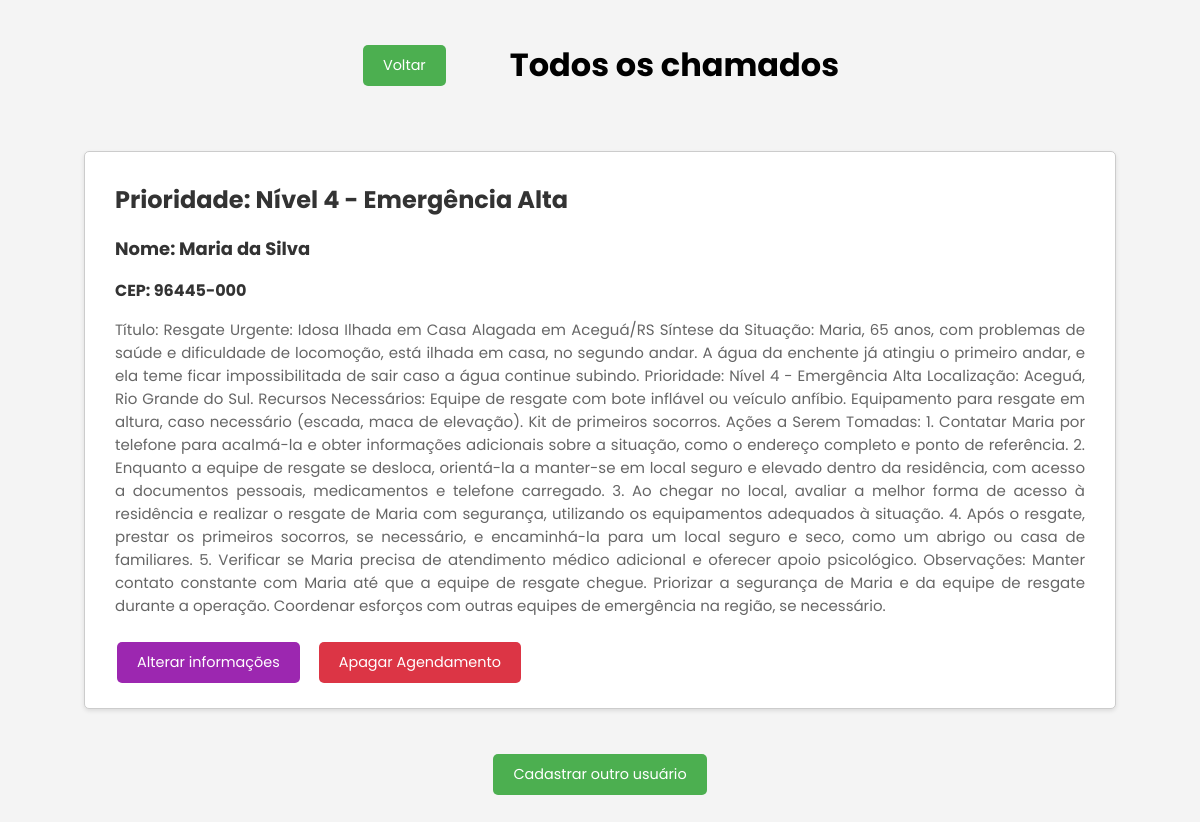
Page /resgates on the earlier database version.
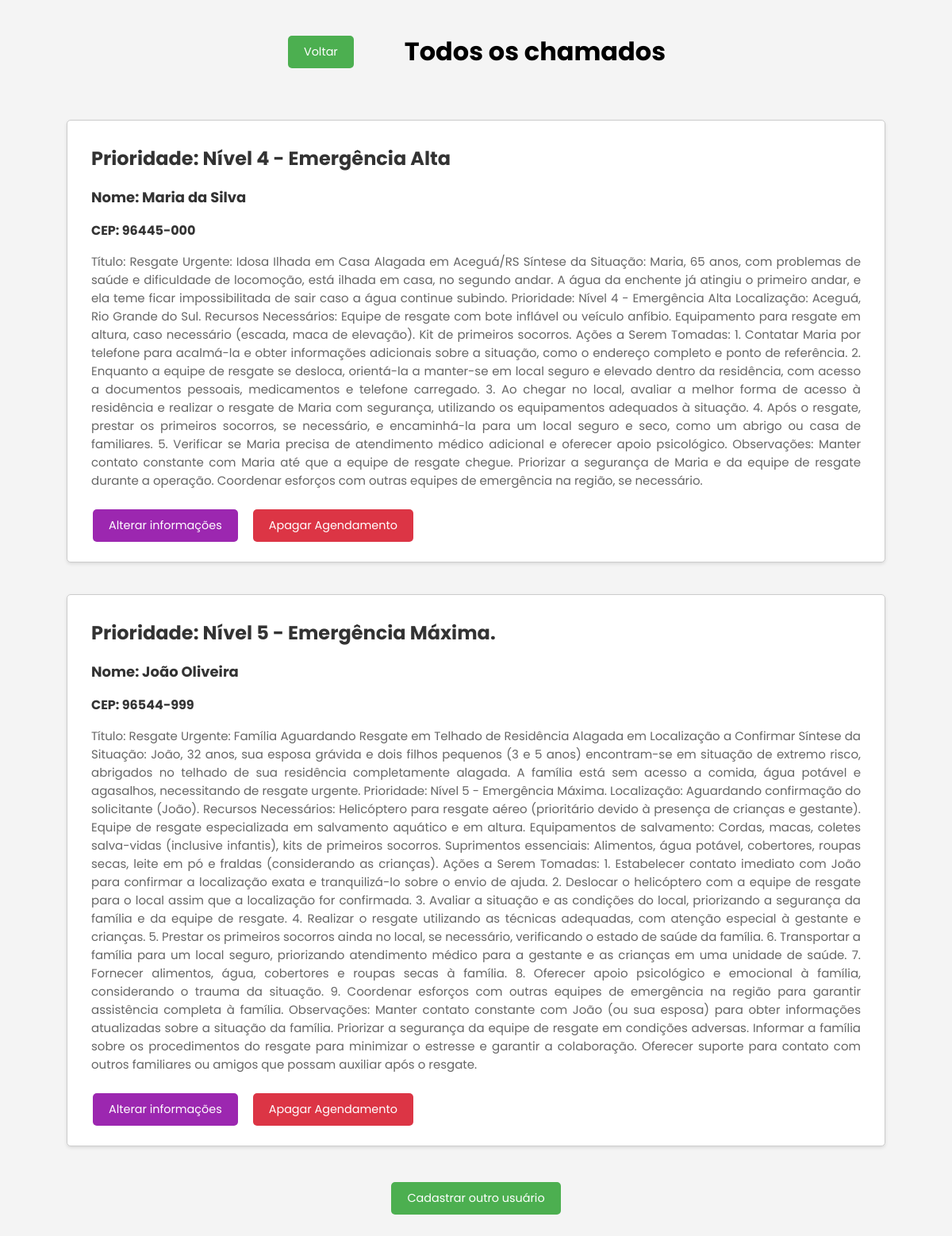
Same page on the later database version.
### model.py (models this page shows, shortened)
class Usuario(db.Model):
  __tablename__ = 'User'
  id = db.Column(db.Integer, primary_key=True, autoincrement=True)
  nome = db.Column(db.String(50))
  cep = db.Column(db.String(9))
  prompt = db.Column(db.String)
  saida = db.Column(db.String)
  prioridade = db.Column(db.String(1))

### app.py (the view)
@app.get('/resgates')
def resgates_get():
  usuarios = Usuario.query.all()
  return render_template('resgates.html', usuarios = usuarios)

### templates/resgates.html (shortened to what this page needs)
<!DOCTYPE html>
<html lang="pt-BR">
<head>
  <link rel="stylesheet" href="{{ url_for('static', filename='resgates.css') }}" />
</head>
<body>
  <div class="wrapper">
    <div style="display: flex; justify-content: center; align-items: center;;"> <a href="/cadastro"><button style="margin-right: 4rem;">Voltar</button></a>
      <h1 style="text-align: center">Todos os chamados</h1>
    </div>
    {% if usuarios | length == 0 %}
    <div class="nenhum">Nenhum resgate encontrado!</div>
    {% else %} {% for usuario in usuarios %}
    <div class="agendamento">
      <h2 class="prioridade">Prioridade: {{ usuario.prioridade }}</h2>
      <h3 class="prioridade" style="font-size: 18px">
        Nome: {{usuario.nome}}
      </h3>
      <h3 class="prioridade" style="font-size: 16px">CEP: {{usuario.cep}}</h3>
      <p class="detalhes">{{ usuario.saida | safe }}</p>
      <div class="botoes">
        <a href="/perfil/{{usuario.id}}"><button style="background-color: #9c27b0">
            Alterar informações
          </button></a>
        <button class="botao-apagar">
          <a href="/deletar/{{usuario.id}}">Apagar Agendamento</a>
        </button>
      </div>
    </div>
    {% endfor %} {% endif %}
    <div class="cadastro">
      <a href="/cadastro"><button>Cadastrar outro usuário</button></a>
    </div>
  </div>
</body>
</html>

### static/resgates.css (style rules this page uses)
body { background-color: #f4f4f4; margin: 0; padding: 20px; }
* { font-family: Poppins; }
h2 { margin-top: 10px; }
.wrapper { padding-left: 4rem; padding-right: 4rem; }
.agendamento { background-color: #fff; border: 1px solid #ccc; border-radius: 5px; box-shadow: 0 2px 4px rgba(0, 0, 0, 0.1); margin-top: 40px; padding: 20px 30px; }
.prioridade { color: #333; font-size: 24px; margin-bottom: 10px; }
.detalhes { color: #666; font-size: 15px; margin-bottom: 20px; text-align: justify; }
.botao-apagar { background-color: #dc3545; border: none; border-radius: 5px; color: white; cursor: pointer; text-decoration: none; }
a { color: inherit; text-decoration: none; }
button { background-color: #4caf50; border: none; border-radius: 5px; color: white; cursor: pointer; display: inline-block; font-size: 0.9em; margin: 5px 2px; padding: 10px 20px; text-align: center; text-align: center; text-decoration: none; }
button a { color: white; text-decoration: none; }
.cadastro { display: flex; justify-content: center; margin: 40px 0 10px; }
.botoes { display: flex; gap: 15px; }

Differences in the rows shown:
added Usuario: prioridade "Nível 5 - Emergência Máxima.", nome "João Oliveira", cep "96544-999", saida "Título: Resgate Urgente: Família Aguardando Resgate em Telhado de Residência Alagada em Localização a Confirmar Síntese da Situação: João, 32 anos, sua esposa grávida e dois filhos pequenos (3 e 5 anos) encontram-se em situação de extremo risco, abrigados no telhado de sua residência completamente alagada. A família está sem acesso a comida, água potável e agasalhos, necessitando de resgate urgente. Prioridade: Nível 5 - Emergência Máxima. Localização: Aguardando confirmação do solicitante (João). Recursos Necessários: Helicóptero para resgate aéreo (prioritário devido à presença de crianças e gestante). Equipe de resgate especializada em salvamento aquático e em altura. Equipamentos de…"
